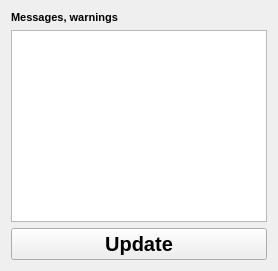
     <widget class="QWidget" name="widget_6" native="true">
      <property name="font">
       <font>
        <weight>50</weight>
        <bold>false</bold>
        <kerning>true</kerning>
       </font>
      </property>
      <property name="mouseTracking">
       <bool>false</bool>
      </property>
      <property name="tabletTracking">
       <bool>false</bool>
      </property>
      <property name="acceptDrops">
       <bool>false</bool>
      </property>
      <property name="statusTip">
       <string/>
      </property>
      <property name="whatsThis">
       <string/>
      </property>
      <property name="accessibleName">
       <string/>
      </property>
      <property name="accessibleDescription">
       <string/>
      </property>
      <property name="autoFillBackground">
       <bool>false</bool>
      </property>
      <layout class="QVBoxLayout" name="verticalLayout_14">
       <item>
        <widget class="QLabel" name="label">
         <property name="font">
          <font>
           <pointsize>8</pointsize>
           <weight>75</weight>
           <bold>true</bold>
          </font>
         </property>
         <property name="text">
          <string>Messages, warnings</string>
         </property>
        </widget>
       </item>
       <item>
        <widget class="QTextBrowser" name="infoText">
         <property name="enabled">
          <bool>true</bool>
         </property>
         <property name="readOnly">
          <bool>true</bool>
         </property>
         <property name="html">
          <string>&lt;!DOCTYPE HTML PUBLIC &quot;-//W3C//DTD HTML 4.0//EN&quot; &quot;http://www.w3.org/TR/REC-html40/strict.dtd&quot;&gt;
&lt;html&gt;&lt;head&gt;&lt;meta name=&quot;qrichtext&quot; content=&quot;1&quot; /&gt;&lt;style type=&quot;text/css&quot;&gt;
p, li { white-space: pre-wrap; }
&lt;/style&gt;&lt;/head&gt;&lt;body style=&quot; font-family:'MS Shell Dlg 2'; font-size:8.25pt; font-weight:400; font-style:normal;&quot;&gt;
&lt;p style=&quot;-qt-paragraph-type:empty; margin-top:0px; margin-bottom:0px; margin-left:0px; margin-right:0px; -qt-block-indent:0; text-indent:0px;&quot;&gt;&lt;br /&gt;&lt;/p&gt;&lt;/body&gt;&lt;/html&gt;</string>
         </property>
        </widget>
       </item>
       <item>
        <widget class="QPushButton" name="pushButton_4">
         <property name="font">
          <font>
           <pointsize>15</pointsize>
           <weight>75</weight>
           <bold>true</bold>
          </font>
         </property>
         <property name="text">
          <string>Update</string>
         </property>
        </widget>
       </item>
      </layout>
     </widget>
